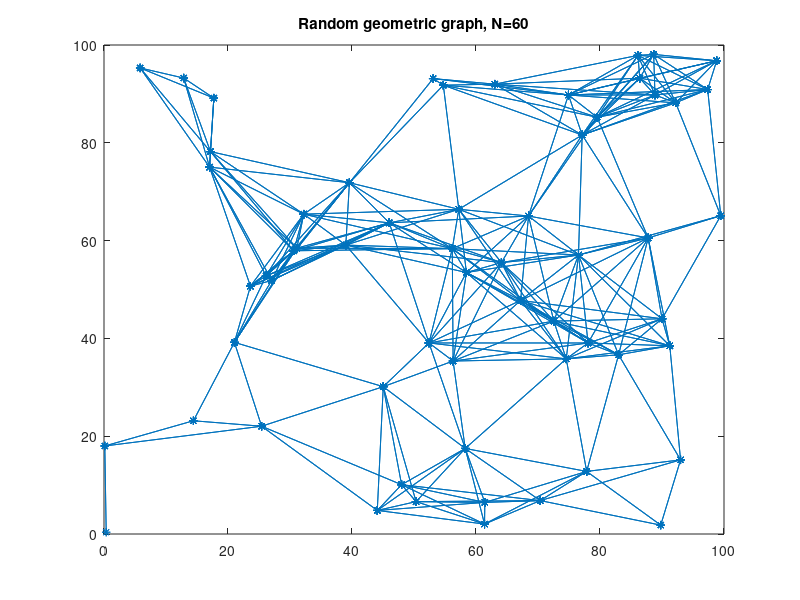

MATLAB code for this plot: (Note: this script raises an error after producing the figure.)
%% setting
clear all

%%
epoch=20001;
c=0.4;
alpha=0.1;
z_std=0;
iter=1;

%% privacy
MAX_COUNT=100;
it=1;

%
numSamples=30;
dimension=2;
ni=1;
num_clients=numSamples*2/ni;

% feature
mean1 = ones(1,dimension);
mean2 = -ones(1,dimension);
range=[-2 2 -2 2];
mo=0;

cov1 = eye(dimension)*0.25;
cov2 = eye(dimension)*0.25;

class1 = mvnrnd(mean1, cov1, numSamples);
class2 = mvnrnd(mean2, cov2, numSamples);

features = [class1; class2];
labels = [zeros(numSamples, 1); ones(numSamples, 1)];

%% Random geometric graph
radius=sqrt(log(num_clients)/num_clients).*100;

rand('seed', 4)
sensors=rand(num_clients,2).*100; %coordinate

% adjacency matrix
A=zeros(num_clients,num_clients);
AA=zeros(num_clients,num_clients);
for i=1:num_clients
   for j=2:num_clients
       if i<j && (sensors(i,1)-sensors(j,1))^2+(sensors(i,2)-sensors(j,2))^2 <= radius*radius
           A(i,j)=1;
           A(j,i)=1;
           AA(i,j)=1;
           AA(j,i)=-1;
       end
   end
end
%degree matrix
D=diag(sum(A));
%Laplacian matrix
L=D-A;
%Accessibility Matrix
P=A;
for i=2:num_clients
    P=P+A^i;
end
if ~isempty(find(~P, 1))
    disp('WARNING: It is not connected!');
%     return;
end

%visualization
figure
scatter(sensors(:,1),sensors(:,2))
gplot(A,sensors,'-*')
title(['Random geometric graph, N=',num2str(num_clients)])

%% distributed dataset
N=length(labels);
datt=[features,ones(N,1),labels];

randIndex = randperm(size(datt,1));
datt=datt(randIndex,:);
dat=reshape(datt',[dimension+2,length(labels)/num_clients,num_clients]);
dat=permute(dat,[2,1,3]);

%% pdmm
loss_m=[];
loss_s=[];
error=[];

%pdmm
x=zeros(dimension+1,num_clients);
z=randn([dimension+1,num_clients,num_clients])*z_std;
x_t=x;
z_t=z;

loss_t=[];
accu_t=[];

% sychronous
for epo=1:epoch
    z_tmp=z;
    los=[];
    acc=[];
    for i=1:num_clients
        [x(:,i),yij]=x_update(x(:,i),squeeze(dat(:,:,i)),AA(i,:),squeeze(z(:,i,:)),alpha,c,iter);
        z_tmp(:,:,i)=z_update(squeeze(z(:,:,i)),yij,1);

        lo=-log(h_x(datt(:,1:end-1),x(:,i)))'*datt(:,end)-log(1-h_x(datt(:,1:end-1),x(:,i)))'*(1-datt(:,end));
        los=[los;lo];
        labels_pred=(datt(:,1:end-1)*x(:,i))./abs(datt(:,1:end-1)*x(:,i));
        ac=1-sum(abs((labels_pred+1)/2-datt(:,end)))/(numSamples*2);
        acc=[acc;ac];
    end
    z=z_tmp;
    x_t(:,:,epo+1)=x;
    z_t(:,:,:,epo+1)=z;

    loss_t=[loss_t los];
    accu_t=[accu_t acc];

end

loss_mean=mean(loss_t);
loss_std=std(loss_t);
loss_m=[loss_m;loss_mean];
loss_s=[loss_s;loss_std];

%% approx x_t
z_diff=diff(z_t,1,4);
z_diff=cat(4,zeros([3,60,60,1]),z_diff);
error=[];
tmaxx=[3:9,10:5:50,60:10:100,200:100:1000,2000:1000:10000,12000:2000:20000];
for tmax=tmaxx
    c_node=1;
%     x_opt=x_t(:,c_node,tmax); %corrupted node estimation
%     x_opt=mean(x_t(:,:,tmax),2);
    x_opt=zeros(size(x_t(:,c_node,tmax)));
    
    x_hat=zeros(size(x_t));
    for i=1:num_clients
        for j=1:num_clients
            if AA(i,j)~=0
                x_hat(:,i,tmax-1)=x_opt-(squeeze(z_diff(:,j,i,tmax))-squeeze(z_diff(:,i,j,tmax-1)))/2/c*AA(i,j);
                break
            end
        end
    end
    for t=tmax-2:-1:1
         for i=1:num_clients
            for j=1:num_clients
                if AA(i,j)~=0
                    x_hat(:,i,t)=x_hat(:,i,t+1)-(squeeze(z_diff(:,j,i,t+1))-squeeze(z_diff(:,i,j,t)))/2/c*AA(i,j);
                    break
                end
            end
        end
    end
    num_para=length(x_hat(:,1,1));
    err=[]; 
    for t=2
        Sol=[];
        for node_i=1:num_clients
%             rhs=c*sum(AA(node_i,:)~=0)*(x_hat(:,node_i,t)+x_hat(:,node_i,t+2))-2*c*x_hat(:,:,t+1)*A(node_i,:)';
            rhs=(c*sum(AA(node_i,:)~=0)-1/alpha)*(x_hat(:,node_i,t+2)-x_hat(:,node_i,t))+1/alpha*x_hat(:,node_i,t+3)+(2*c*sum(AA(node_i,:)~=0)-1/alpha)*x_hat(:,node_i,t+1)-2*c*x_hat(:,:,t+2)*A(node_i,:)';
            Sol=[Sol;rhs(1:end-1)'./rhs(end)];
        end
        err=[err,sum(sqrt(sum((Sol-datt(:,1:2)).^2,2)))/numSamples/2]; %average distance
    end
    error=[error;err];
end

%% averaging
x=zeros(dimension+1,num_clients);
x_a=x;
loss_a=[];
accu_a=[];
Sol_a=[];
for epo=1:epoch
    soll=[];
    for i=1:num_clients
        dx=(h_x(squeeze(dat(:,1:end-1,i)),x(:,i))-squeeze(dat(:,end,i)))'*squeeze(dat(:,1:end-1,i));
        x(:,i)=x(:,i)-alpha*dx';
        soll=[soll,dx(1:end-1)'./dx(end)];
    end
    x_a(:,:,epo+1)=x;
    x=mean(x,2)*ones(1,num_clients);
    
    lo=-log(h_x(datt(:,1:end-1),x(:,i)))'*datt(:,end)-log(1-h_x(datt(:,1:end-1),x(:,i)))'*(1-datt(:,end));
    loss_a=[loss_a;lo];
    labels_pred=(datt(:,1:end-1)*x(:,i))./abs(datt(:,1:end-1)*x(:,i));
    ac=1-sum(abs((labels_pred+1)/2-datt(:,end)))/(numSamples*2);
    accu_a=[accu_a;ac];
    
    Sol_a(:,:,epo)=soll';
end

error_a=[];
for t=tmaxx
    error_a=[error_a, sum(sqrt(sum((squeeze(Sol_a(:,:,t))-datt(:,1:2)).^2,2)))/numSamples/2];
end

%%
figure
subplot(1,2,1)
epo=1:epoch;
color=['b'];
y_upper = loss_m + loss_s;
y_lower = loss_m - loss_s;

% plot(loss_a,'m');
loglog(loss_a,'m');
hold on

p=fill([epo, fliplr(epo)], [y_upper(1,:), fliplr(y_lower(1,:))], color(1));
p.EdgeColor = 'none';
p.FaceAlpha=0.5;

% plot(epo, loss_m(1,:), color(1));
loglog(epo, loss_m(1,:), color(1));

grid on
axis([1 20000 0 50]);
xlabel('Iteration (t)');ylabel('Loss');
title('(a)')
legend('FedAvg','PDMM')
set(gca, 'fontsize' ,12)
xticks([10 100 1000 10000])

subplot(1,2,2)
x=1:44;
loglog(tmaxx(x),error_a(x),'-diamond','Linewidth', 1)
hold on
loglog(tmaxx(x),error(x),'-diamond','Linewidth', 1)
grid on
xlabel('Iteration (t)');
ylabel('Reconstruction Error');
legend('FedAvg','PDMM','Location','best')
axis([0 20000 0 10]);
title('(b)');
set(gca, 'fontsize' ,12)

%%
figure
plot(reshape(dat(:,1,:),1,[]),reshape(dat(:,2,:),1,[]),'o');axis(range);
hold on
plot(Sol(:,1),Sol(:,2),'*');
legend('data','reconstruction')
title(['ni=',num2str(ni),', round(observation)=',num2str(it),', t=',num2str(t), ', feature=',num2str(dimension)])

%%
function [xi,yij]=x_update(xi,data,j,zij,alpha,c,iter)
    for k=1:iter
        dxi=(h_x(data(:,1:end-1),xi)-data(:,end))'*data(:,1:end-1)+j*zij'+c*sum(j~=0)*xi';
        xi=xi-alpha*dxi';
    end
    yij=zij+2*c*xi*j;
end

function zji=z_update(zji,yij,theta)
    zji=(1-theta)*zji+theta*yij;
end

function hx=h_x(datax,xi)
    hx=1./(1+exp(-datax*xi));
end
